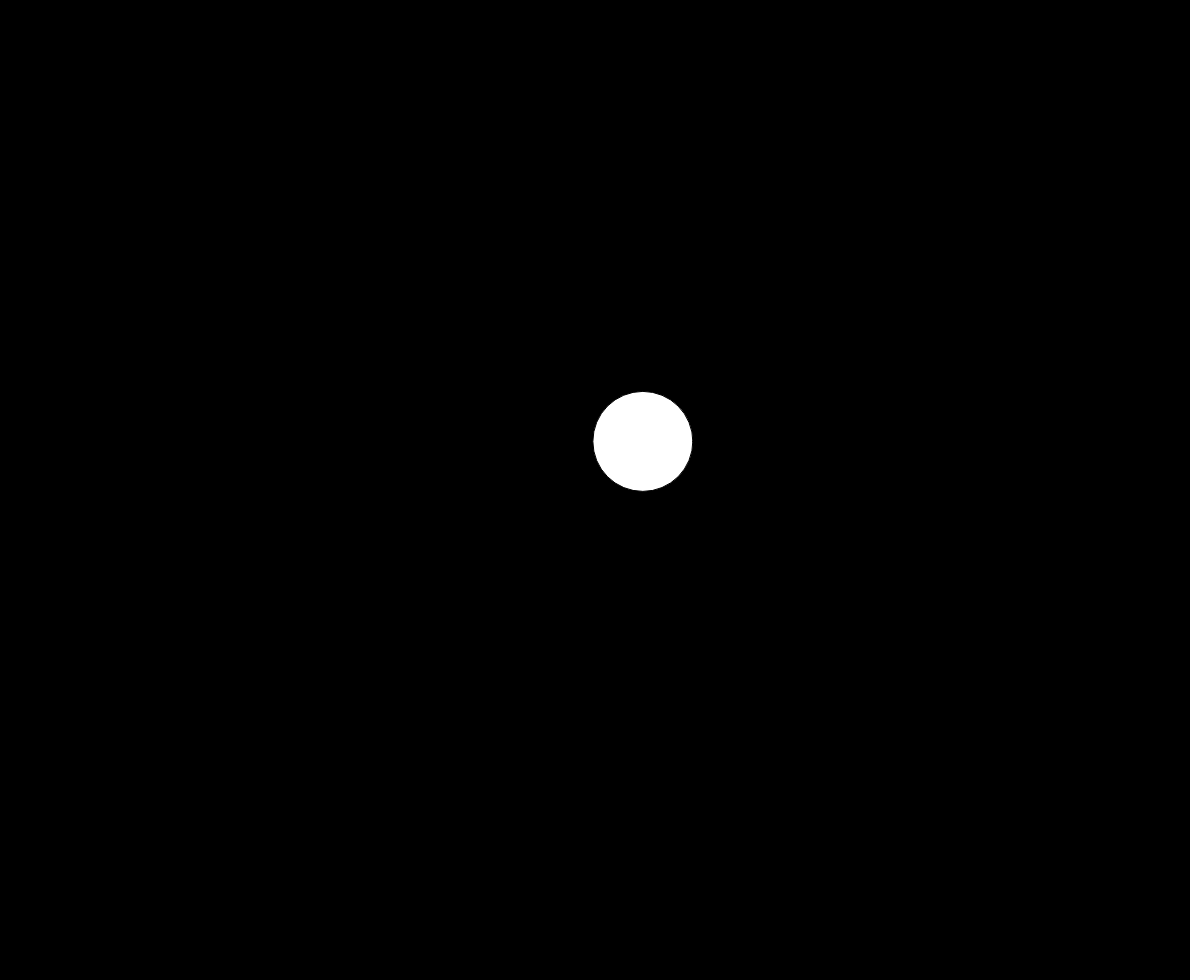
Frame 1 (no input)
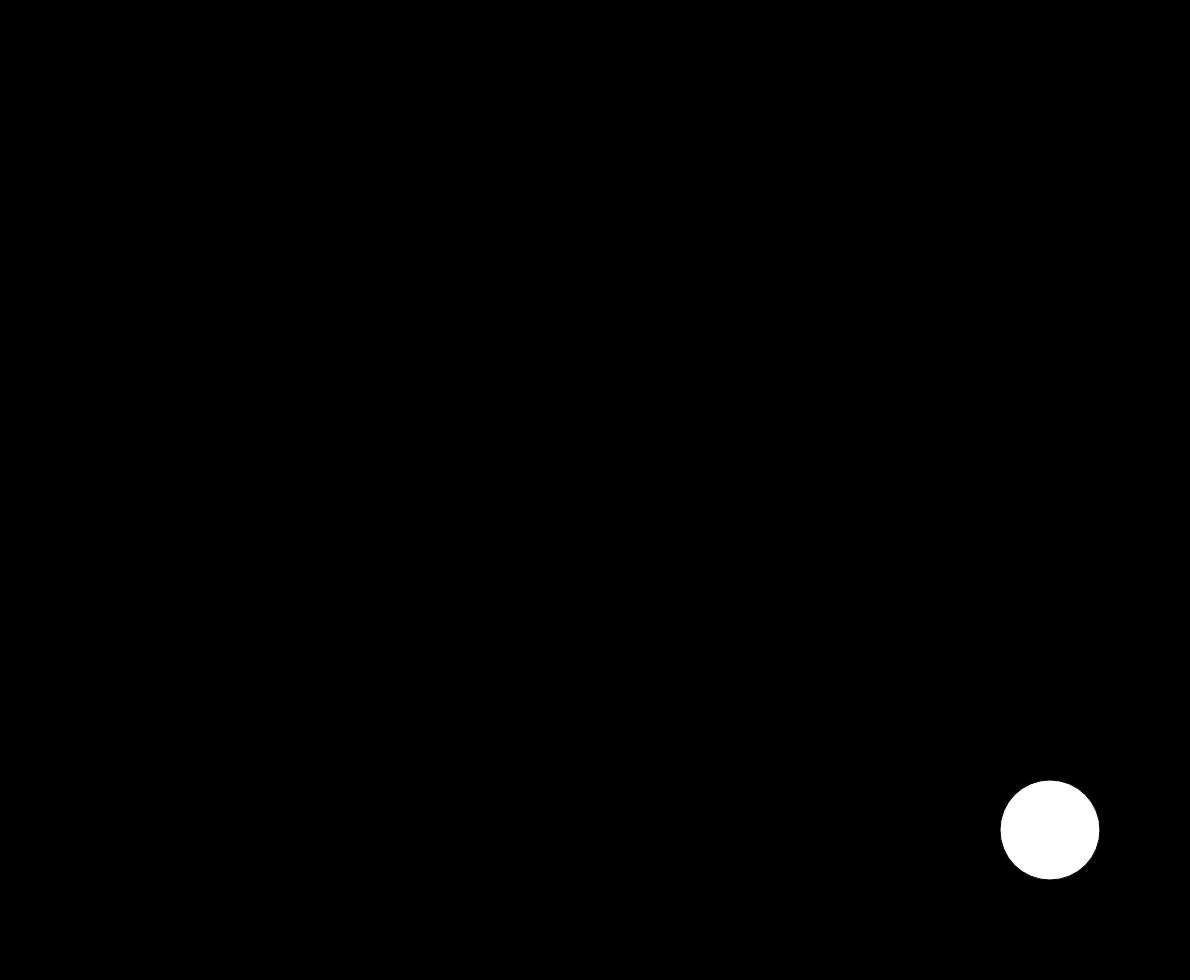
Frame 60 (no input)
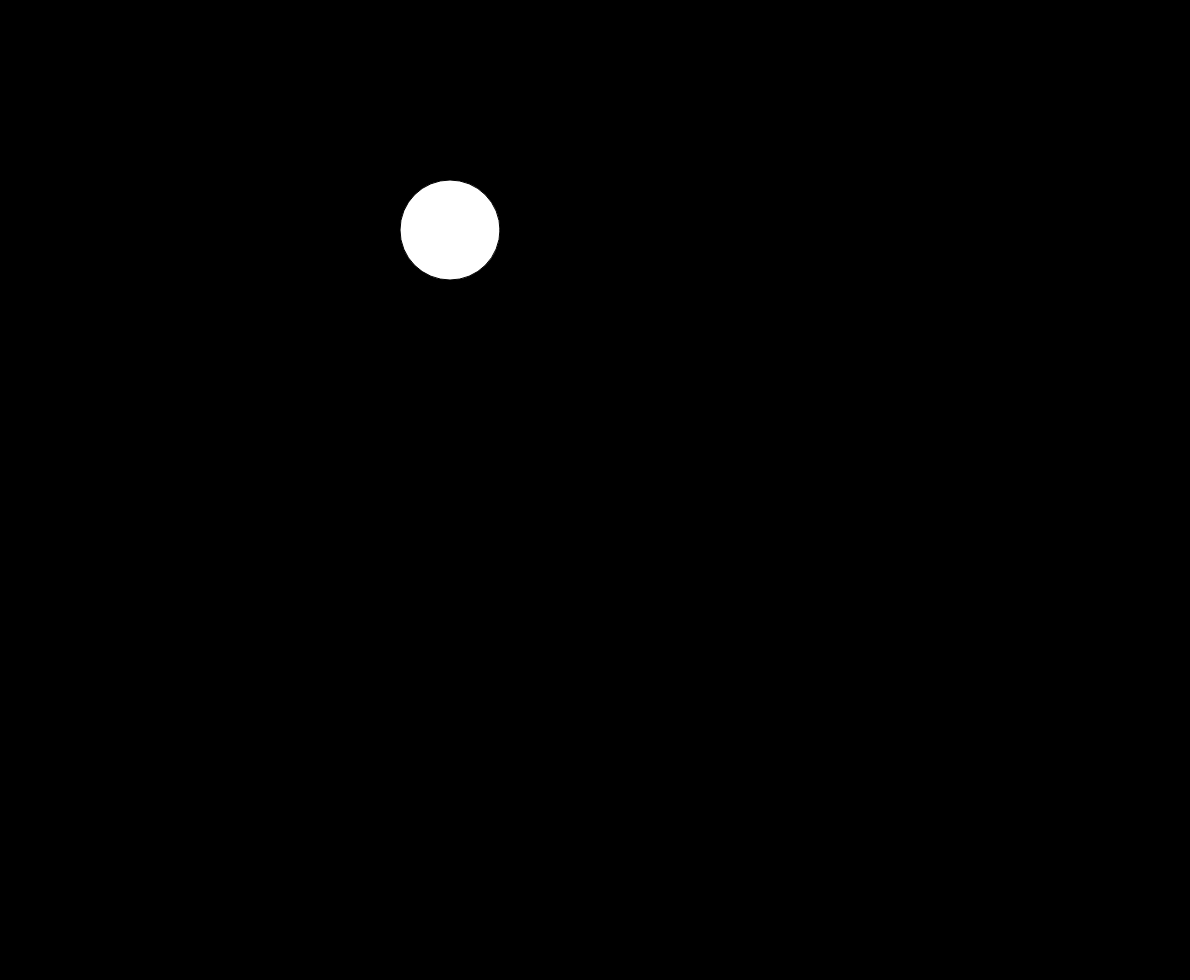
Frame 120 (the mouse pressed at the canvas centre since frame 60)

The p5.js sketch that drew these frames (run headless with seeded random() and noise() and a simulated clock; from frame 60 on, the mouse is pressed at the canvas centre):

// p5.js sketch
// ── sketch.js
let x;
let y;

let r = 100;

let xSpeed = 10;
let ySpeed = 10;

let player;


function setup(){
    createCanvas(windowWidth - 10, windowHeight - 20);
    x = random(windowWidth / 2 - 100, windowWidth / 2 + 100);
    y = random(windowHeight / 2 - 100, windowHeight / 2 + 100);
    console.log(height+";"+width);
    //player = new Player();
}

function draw(){
    background(0);


    //######### Bouncing square beginning
    fill(255);
    ellipse(x, y, r, r)

    x += xSpeed;
    y += ySpeed;


    if (x >= width - (r/2)){
        x = width - (r/2);
        xSpeed = -xSpeed;
    } else if (x - (r/2) <= 0){
        x = r/2;
        xSpeed = -xSpeed;
    }
    if (y >= height - (r/2)){
        y = height - (r/2);
        ySpeed = -ySpeed;
    } else if(y - (r/2)<= 0){
        y = r/2;
        ySpeed = -ySpeed;
    }
    //######### Bouncing square end
    /*player.show();
    player.move();*/

    /*if (x > player.x - (player.width/2) && x < player.x + (player.width/2) && (y + (r/2 + 10)) >= (player.height)){
       ySpeed = -ySpeed;
    }*/
   
}

function keyReleased(){
    player.setDir(0);
}

function keyPressed(){
    if (keyCode == RIGHT_ARROW){
        player.setDir(1);
    } else if (keyCode == LEFT_ARROW) {
        player.setDir(-1);
    }
}
// ── player.js
function Player(){
    this.x = width / 2;
    this.xdir = 0;
    this.width = width / 8;
    this.height = height - 300;

    this.show = function(){
        fill(255, 255, 50);
        rectMode(CENTER);
        rect(this.x, this.height, this.width, 50);
    }

    this.setDir = function(dir){
        this.xdir = dir;
    }

    this.move = function() {
        this.x += this.xdir *30;
    }

}
